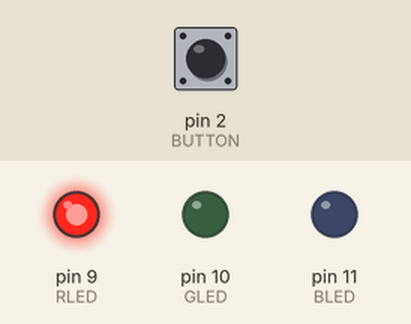
Simulated run of this sketch. Board: Arduino Uno, built with avr-gcc and run on an emulated ATmega328P. Shown: output pins drawn as LEDs (lit = HIGH). Dashed ring = blinking. The inputs (shaded band) are chosen by the test bench; at power-on: pin 2 (BUTTON) LOW.

Above: at 1.2 s.
1.3 s: pin 2 (BUTTON) pulled HIGH for 0.15 s
At 2.6 s:
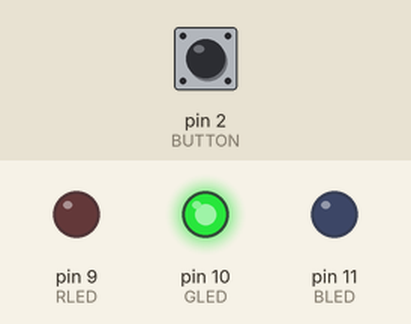
2.9 s: pin 2 (BUTTON) pulled HIGH for 1 s
At 3.05 s:
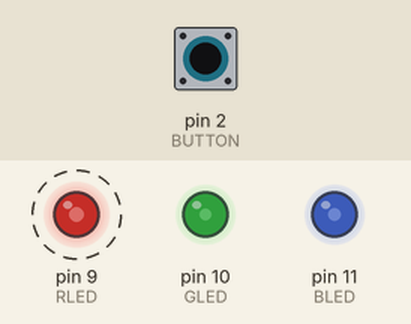
5.4 s: pin 2 (BUTTON) pulled HIGH for 0.15 s
At 6.1 s:
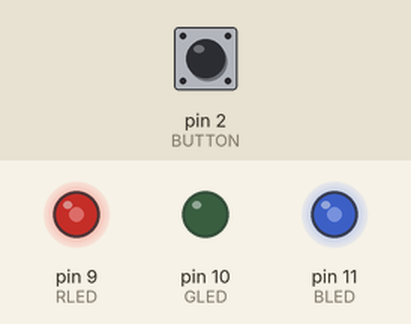
7.0 s: pin 2 (BUTTON) pulled HIGH for 3.2 s
At 7.15 s:
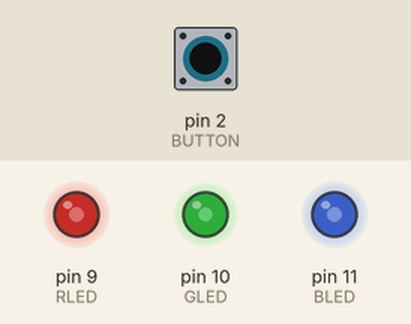
11.7 s: pin 2 (BUTTON) pulled HIGH for 0.15 s
At 13.0 s:
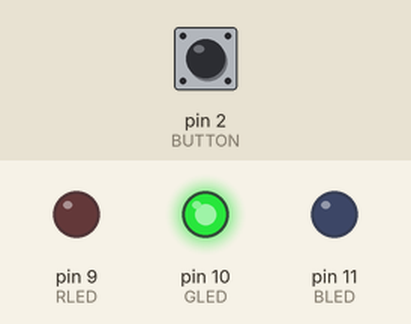
13.3 s: pin 2 (BUTTON) pulled HIGH for 3.2 s
At 17.1 s:
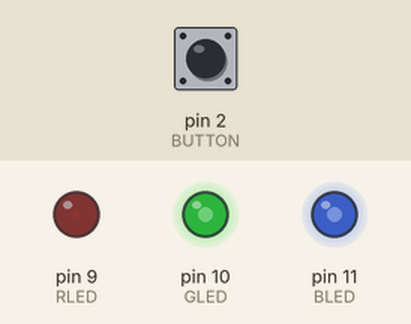
Timing chart, 0 to 18.6 s (numbered marks = the images above; inputs shaded):
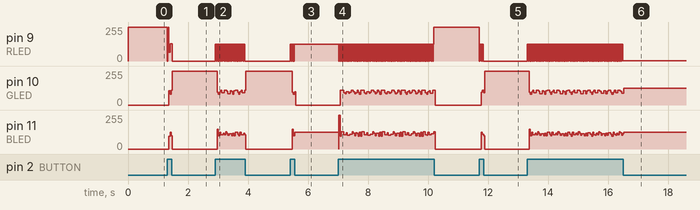

The sketch:

Night_light.ino
```cpp
const int RLED=9;
const int GLED=10;
const int BLED=11;

int RED_VALUE = 0;
int GREEN_VALUE = 0;
int BLUE_VALUE  = 0;

const int BUTTON=2;

int ledMode = 0;


int prev_state = LOW;
int curr_state = LOW;

enum COLOR {
  RED,
  BLUE,
  GREEN,
  YELLOW,
  PURPLE,
  ORANGE,
  WHITE,
  TEAL,
  OFF
};


void setMode(COLOR mode){

  switch(mode){
    case COLOR::RED:
        digitalWrite(RLED,HIGH);
        digitalWrite(BLED,LOW);
        digitalWrite(GLED,LOW);
    break;
    case COLOR::BLUE:
        digitalWrite(RLED,LOW);
        digitalWrite(BLED,HIGH);
        digitalWrite(GLED,LOW);
    break;
    case COLOR::GREEN:
        digitalWrite(RLED,LOW);
        digitalWrite(BLED,LOW);
        digitalWrite(GLED,HIGH);
    break;
    case COLOR::YELLOW:
        analogWrite(RLED,255);
        analogWrite(BLED,255);
        analogWrite(GLED,127);
    break;
    case COLOR::PURPLE:
        analogWrite(RLED,127);
        analogWrite(BLED,127);
        analogWrite(GLED,0);
    break;
    case COLOR::ORANGE:
        analogWrite(RLED,127);
        analogWrite(BLED,0);
        analogWrite(GLED,127);
    break;
    case COLOR::WHITE:
        digitalWrite(RLED,HIGH);
        digitalWrite(BLED,HIGH);
        digitalWrite(GLED,HIGH);
    break;
    case COLOR::TEAL:
        analogWrite(RLED,HIGH);
        analogWrite(BLED,127);
        analogWrite(GLED,127);
    break;
    case COLOR::OFF:
        digitalWrite(RLED,LOW);
        digitalWrite(BLED,LOW);
        digitalWrite(GLED,LOW);
    break;
  }

}

void setup() {

  // put your setup code here, to run once:

  pinMode(RLED,OUTPUT);
  pinMode(GLED,OUTPUT);
  pinMode(BLED,OUTPUT);

  pinMode(BUTTON,INPUT);


//  Serial.begin(9600);      // open the serial port at 9600 bps:


}

void loop() {
  // put your main code here, to run repeatedly:

  debounce();


  if(prev_state == LOW && curr_state == HIGH)  {
     ledMode++;
  }

  if(ledMode == 9) ledMode=0;
  setMode(ledMode);
}

void debounce() {
  curr_state = digitalRead(BUTTON);

  if(curr_state != prev_state) {
    delay(5);
    curr_state = digitalRead(BUTTON);

  }

}
```

Measured:
- after the input at 1.3 s, pin 9 (RLED): 255/255 → 128/255 at once, → 0/255 0.18 s later; pin 10 (GLED): 0/255 → 255/255 after 0.06 s; pin 11 (BLED): 0/255 → 96/255 after 0.06 s, → 125/255 0.04 s later, → 100/255 0.04 s later, → 0/255 0.04 s later
- after the input at 2.9 s, pin 9 (RLED): alternates 127/255 for 0.03 s and 0/255 for 0.02 s, 44 changes in all, then stays 0/255, starting at once
- after the input at 5.4 s, pin 9 (RLED): 0/255 → 127/255 at once; pin 10 (GLED): 255/255 → 0/255 after 0.07 s; pin 11 (BLED): 0/255 → 127/255 after 0.07 s
- after the input at 7.0 s, pin 9 (RLED): 127/255 → 0/255 at once, then repeats every 0.05 s: 127/255 0.03 s, 0/255 0.02 s, until it stays 255/255 from 10.2 s
- after the input at 11.7 s, pin 9 (RLED): 255/255 → 0/255 at once; pin 10 (GLED): 0/255 → 255/255 after 0.07 s; pin 11 (BLED): 0/255 → 127/255 after 0.07 s, → 110/255 0.04 s later, → 100/255 0.04 s later, → 0/255 0.04 s later
- after the input at 13.3 s, pin 9 (RLED): 0/255 → 127/255 at once, then repeats every 0.05 s: 0/255 0.02 s, 127/255 0.03 s, until it stays 1/255 from 16.5 s
